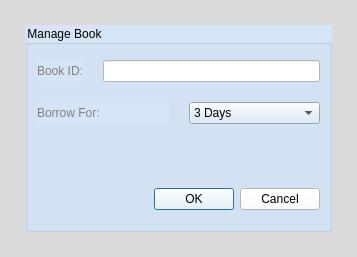
<?xml version="1.0" encoding="UTF-8"?>
<ui version="4.0">
 <class>BorrowBook</class>
 <widget class="QDialog" name="BorrowBook">
  <property name="geometry">
   <rect>
    <x>0</x>
    <y>0</y>
    <width>357</width>
    <height>257</height>
   </rect>
  </property>
  <property name="minimumSize">
   <size>
    <width>357</width>
    <height>0</height>
   </size>
  </property>
  <property name="windowTitle">
   <string>Borrow Book</string>
  </property>
  <property name="styleSheet">
   <string notr="true">background-color: rgb(218, 218, 218);</string>
  </property>
  <layout class="QGridLayout" name="gridLayout_2">
   <property name="leftMargin">
    <number>25</number>
   </property>
   <property name="topMargin">
    <number>25</number>
   </property>
   <property name="rightMargin">
    <number>25</number>
   </property>
   <property name="bottomMargin">
    <number>25</number>
   </property>
   <property name="verticalSpacing">
    <number>6</number>
   </property>
   <item row="0" column="0">
    <widget class="QGroupBox" name="groupBox">
     <property name="styleSheet">
      <string notr="true">background-color: rgb(213, 229, 246);</string>
     </property>
     <property name="title">
      <string>Manage Book</string>
     </property>
     <layout class="QGridLayout" name="gridLayout">
      <property name="topMargin">
       <number>15</number>
      </property>
      <property name="spacing">
       <number>6</number>
      </property>
      <item row="0" column="0">
       <layout class="QVBoxLayout" name="verticalLayout">
        <property name="spacing">
         <number>20</number>
        </property>
        <property name="bottomMargin">
         <number>10</number>
        </property>
        <item>
         <layout class="QHBoxLayout" name="horizontalLayout_5">
          <item>
           <widget class="QLabel" name="label_book">
            <property name="styleSheet">
             <string notr="true">color: rgb(128, 128, 128);</string>
            </property>
            <property name="text">
             <string>Book ID:</string>
            </property>
           </widget>
          </item>
          <item>
           <widget class="QLineEdit" name="line_book">
            <property name="styleSheet">
             <string notr="true">background-color: rgb(255, 255, 255);</string>
            </property>
           </widget>
          </item>
         </layout>
        </item>
        <item>
         <layout class="QHBoxLayout" name="horizontalLayout_7">
          <item>
           <widget class="QLabel" name="label_for">
            <property name="styleSheet">
             <string notr="true">color: rgb(128, 128, 128);</string>
            </property>
            <property name="text">
             <string>Borrow For:</string>
            </property>
           </widget>
          </item>
          <item>
           <widget class="QComboBox" name="combo_for">
            <item>
             <property name="text">
              <string>3 Days</string>
             </property>
            </item>
            <item>
             <property name="text">
              <string>1 Week</string>
             </property>
            </item>
            <item>
             <property name="text">
              <string>2 Weeks</string>
             </property>
            </item>
           </widget>
          </item>
         </layout>
        </item>
        <item>
         <spacer name="verticalSpacer">
          <property name="orientation">
           <enum>Qt::Vertical</enum>
          </property>
          <property name="sizeHint" stdset="0">
           <size>
            <width>20</width>
            <height>40</height>
           </size>
          </property>
         </spacer>
        </item>
        <item>
         <widget class="QDialogButtonBox" name="buttonBox">
          <property name="styleSheet">
           <string notr="true">background-color: rgb(255, 255, 255);
color: rgb(0, 0, 0);</string>
          </property>
          <property name="standardButtons">
           <set>QDialogButtonBox::Cancel|QDialogButtonBox::Ok</set>
          </property>
         </widget>
        </item>
       </layout>
      </item>
     </layout>
    </widget>
   </item>
  </layout>
 </widget>
 <resources/>
 <connections/>
</ui>
